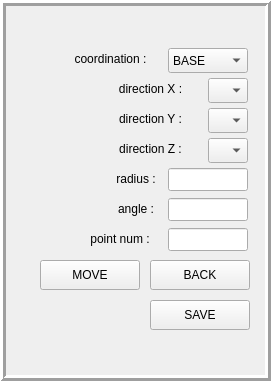
   <widget class="QFrame" name="frame_16">
    <property name="geometry">
     <rect>
      <x>70</x>
      <y>480</y>
      <width>271</width>
      <height>381</height>
     </rect>
    </property>
    <property name="frameShape">
     <enum>QFrame::Box</enum>
    </property>
    <property name="frameShadow">
     <enum>QFrame::Raised</enum>
    </property>
    <property name="lineWidth">
     <number>3</number>
    </property>
    <widget class="QPushButton" name="btn_move_arc">
     <property name="geometry">
      <rect>
       <x>40</x>
       <y>260</y>
       <width>100</width>
       <height>30</height>
      </rect>
     </property>
     <property name="text">
      <string>MOVE</string>
     </property>
    </widget>
    <widget class="QLineEdit" name="lineEdit_arc_radius">
     <property name="geometry">
      <rect>
       <x>168</x>
       <y>168</y>
       <width>80</width>
       <height>23</height>
      </rect>
     </property>
    </widget>
    <widget class="QLabel" name="label_49">
     <property name="geometry">
      <rect>
       <x>108</x>
       <y>170</y>
       <width>56</width>
       <height>17</height>
      </rect>
     </property>
     <property name="text">
      <string>radius :</string>
     </property>
     <property name="alignment">
      <set>Qt::AlignCenter</set>
     </property>
    </widget>
    <widget class="QComboBox" name="cmb_coord_select_arc">
     <property name="geometry">
      <rect>
       <x>168</x>
       <y>48</y>
       <width>80</width>
       <height>25</height>
      </rect>
     </property>
     <item>
      <property name="text">
       <string>BASE</string>
      </property>
     </item>
     <item>
      <property name="text">
       <string>TOOL</string>
      </property>
     </item>
    </widget>
    <widget class="QLabel" name="label_50">
     <property name="geometry">
      <rect>
       <x>60</x>
       <y>50</y>
       <width>101</width>
       <height>17</height>
      </rect>
     </property>
     <property name="text">
      <string>coordination :</string>
     </property>
     <property name="alignment">
      <set>Qt::AlignCenter</set>
     </property>
    </widget>
    <widget class="QLabel" name="label_51">
     <property name="geometry">
      <rect>
       <x>100</x>
       <y>80</y>
       <width>101</width>
       <height>17</height>
      </rect>
     </property>
     <property name="text">
      <string>direction X :</string>
     </property>
     <property name="alignment">
      <set>Qt::AlignCenter</set>
     </property>
    </widget>
    <widget class="QComboBox" name="cmb_arc_dir_x">
     <property name="geometry">
      <rect>
       <x>208</x>
       <y>78</y>
       <width>40</width>
       <height>25</height>
      </rect>
     </property>
    </widget>
    <widget class="QLabel" name="label_52">
     <property name="geometry">
      <rect>
       <x>100</x>
       <y>110</y>
       <width>101</width>
       <height>17</height>
      </rect>
     </property>
     <property name="text">
      <string>direction Y :</string>
     </property>
     <property name="alignment">
      <set>Qt::AlignCenter</set>
     </property>
    </widget>
    <widget class="QLabel" name="label_59">
     <property name="geometry">
      <rect>
       <x>100</x>
       <y>140</y>
       <width>101</width>
       <height>17</height>
      </rect>
     </property>
     <property name="text">
      <string>direction Z :</string>
     </property>
     <property name="alignment">
      <set>Qt::AlignCenter</set>
     </property>
    </widget>
    <widget class="QComboBox" name="cmb_arc_dir_y">
     <property name="geometry">
      <rect>
       <x>208</x>
       <y>108</y>
       <width>40</width>
       <height>25</height>
      </rect>
     </property>
    </widget>
    <widget class="QComboBox" name="cmb_arc_dir_z">
     <property name="geometry">
      <rect>
       <x>208</x>
       <y>138</y>
       <width>40</width>
       <height>25</height>
      </rect>
     </property>
    </widget>
    <widget class="QPushButton" name="btn_move_arc_back">
     <property name="geometry">
      <rect>
       <x>150</x>
       <y>260</y>
       <width>100</width>
       <height>30</height>
      </rect>
     </property>
     <property name="text">
      <string>BACK</string>
     </property>
    </widget>
    <widget class="QLabel" name="label_60">
     <property name="geometry">
      <rect>
       <x>108</x>
       <y>200</y>
       <width>56</width>
       <height>17</height>
      </rect>
     </property>
     <property name="text">
      <string>angle :</string>
     </property>
     <property name="alignment">
      <set>Qt::AlignCenter</set>
     </property>
    </widget>
    <widget class="QLineEdit" name="lineEdit_arc_angle">
     <property name="geometry">
      <rect>
       <x>168</x>
       <y>198</y>
       <width>80</width>
       <height>23</height>
      </rect>
     </property>
    </widget>
    <widget class="QLineEdit" name="lineEdit_arc_pointNum">
     <property name="geometry">
      <rect>
       <x>168</x>
       <y>228</y>
       <width>80</width>
       <height>23</height>
      </rect>
     </property>
     <property name="text">
      <string/>
     </property>
    </widget>
    <widget class="QLabel" name="label_61">
     <property name="geometry">
      <rect>
       <x>80</x>
       <y>230</y>
       <width>80</width>
       <height>17</height>
      </rect>
     </property>
     <property name="text">
      <string>point num :</string>
     </property>
     <property name="alignment">
      <set>Qt::AlignCenter</set>
     </property>
    </widget>
    <widget class="QPushButton" name="btn_save_arc">
     <property name="geometry">
      <rect>
       <x>150</x>
       <y>300</y>
       <width>100</width>
       <height>30</height>
      </rect>
     </property>
     <property name="text">
      <string>SAVE</string>
     </property>
    </widget>
   </widget>
